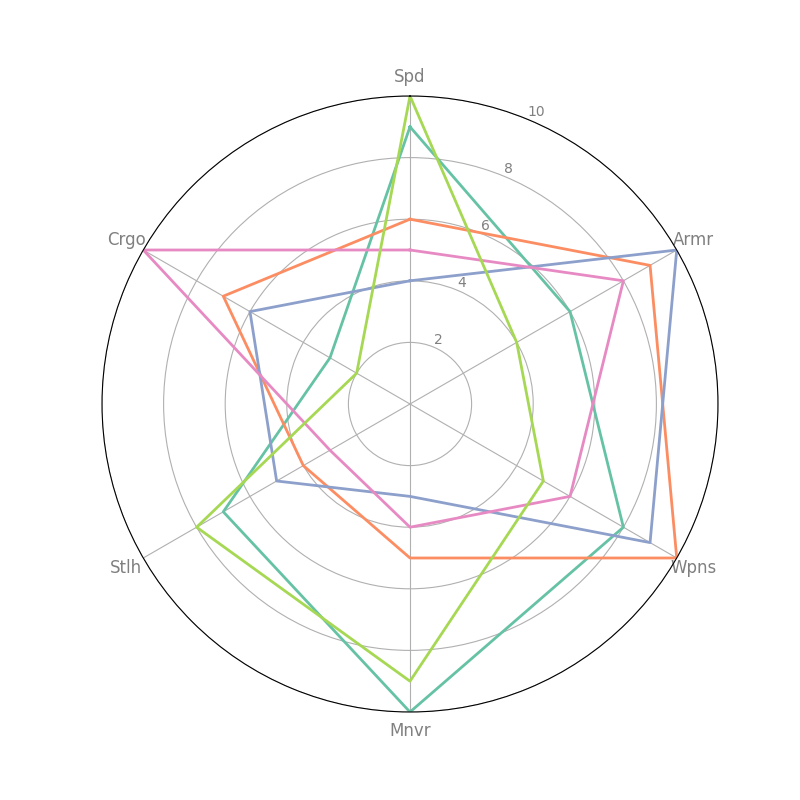

Write the Python code that produced this figure.
import numpy as np
import matplotlib.pyplot as plt
from math import pi

spacecraft_types = ['Fighter', 'Bomber', 'Destroyer', 'Cruiser', 'Scout']
attributes = ['Spd', 'Armr', 'Wpns', 'Mnvr', 'Stlh', 'Crgo']

spacecraft_data = {
    'Fghtr': [9, 6, 8, 10, 7, 3],
    'Bmb': [6, 9, 10, 5, 4, 7],
    'Dstyr': [4, 10, 9, 3, 5, 6],
    'Crsr': [5, 8, 6, 4, 3, 10],
    'Sct': [10, 4, 5, 9, 8, 2]
}

num_attributes = len(attributes)
angles = np.linspace(0, 2 * pi, num_attributes, endpoint=False).tolist()
angles += angles[:1]

fig, ax = plt.subplots(figsize=(8, 8), subplot_kw=dict(polar=True))

ax.set_theta_offset(pi / 2)
ax.set_theta_direction(-1)
plt.xticks(angles[:-1], attributes, color='grey', size=12)
plt.yticks([2, 4, 6, 8, 10], ["2", "4", "6", "8", "10"], color='grey', size=10)
plt.ylim(0, 10)

# Changed color set
new_colors = ['#66c2a5', '#fc8d62', '#8da0cb', '#e78ac3', '#a6d854']

for idx, (spacecraft, values) in enumerate(spacecraft_data.items()):
    values += values[:1]
    ax.plot(angles, values, linewidth=2, linestyle='solid', color=new_colors[idx])

plt.show()
